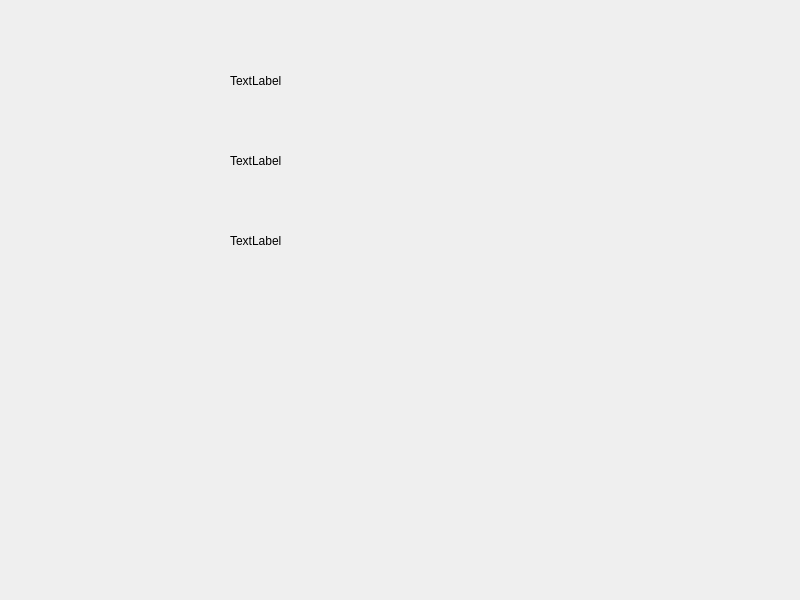
<?xml version="1.0" encoding="UTF-8"?>
<ui version="4.0">
 <class>Widget</class>
 <widget class="QWidget" name="Widget">
  <property name="geometry">
   <rect>
    <x>0</x>
    <y>0</y>
    <width>800</width>
    <height>600</height>
   </rect>
  </property>
  <property name="windowTitle">
   <string>Widget</string>
  </property>
  <widget class="QLabel" name="label">
   <property name="geometry">
    <rect>
     <x>230</x>
     <y>60</y>
     <width>261</width>
     <height>41</height>
    </rect>
   </property>
   <property name="text">
    <string>TextLabel</string>
   </property>
  </widget>
  <widget class="QLabel" name="label_2">
   <property name="geometry">
    <rect>
     <x>230</x>
     <y>140</y>
     <width>251</width>
     <height>41</height>
    </rect>
   </property>
   <property name="text">
    <string>TextLabel</string>
   </property>
  </widget>
  <widget class="QLabel" name="label_3">
   <property name="geometry">
    <rect>
     <x>230</x>
     <y>220</y>
     <width>381</width>
     <height>41</height>
    </rect>
   </property>
   <property name="text">
    <string>TextLabel</string>
   </property>
  </widget>
 </widget>
 <resources/>
 <connections/>
</ui>
